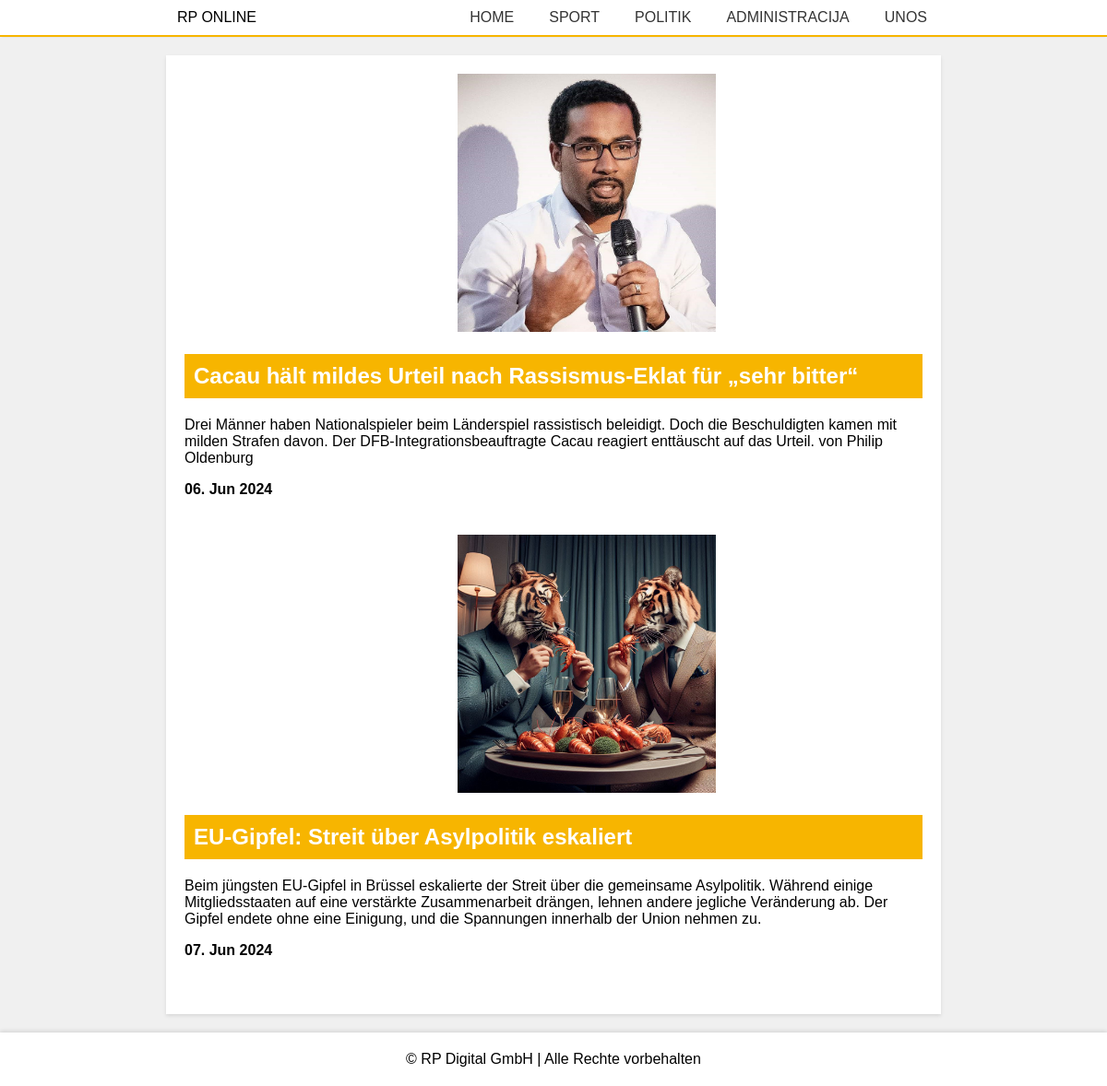
The app's page /politik.php with its own data.
### tables this page shows
CREATE TABLE `news` (
  `id` int(11) NOT NULL,
  `title` varchar(255) NOT NULL,
  `summary` text NOT NULL,
  `content` text NOT NULL,
  `category` varchar(50) NOT NULL,
  `image_path` varchar(255) NOT NULL,
  `display` tinyint(1) NOT NULL,
  `created_at` timestamp NOT NULL DEFAULT current_timestamp()
);

### politik.php (the view, shortened to what this page needs)
<?php
$servername = "localhost";
$username = "root";
$password = "";
$dbname = "news_baza";
$conn = new mysqli($servername, $username, $password, $dbname);
$sql = "SELECT * FROM news WHERE display=0 AND category='Politik'";
$result = $conn->query($sql);
?>
<!DOCTYPE html>
<html lang="hr">
<head>
    <link rel="stylesheet" href="styles.css">
</head>
<body>
    <div class="nav">
        <div class="naslov">RP ONLINE</div>
        <div class="linkovi">
            <a href="index.php">Home</a>
            <a href="sport.php">Sport</a>
            <a href="politik.php">Politik</a>
            <a href="administrator.php">Administracija</a>
            <a href="unos.html">Unos</a>
        </div>
    </div>
    <div class="main">
        <div class="content">
            <?php
            if ($result->num_rows > 0) {
                while($row = $result->fetch_assoc()) {
                    echo "<div class='section'>";
                    if (!empty($row["image_path"])) {
                        echo "<img src='" . $row["image_path"] . "' alt='" . $row["title"] . "' />";
                    }
                    echo "<h2>" . $row["title"] . "</h2>";
                    echo "<p>" . $row["summary"] . "</p>";
                    echo "<p><strong>" . date("d. M Y", strtotime($row['created_at'])) . "</strong></p>";
                    echo "</div>";
                }
            } else {
                echo "<p>Nema vijesti za prikaz.</p>";
            }
            ?>
        </div>
    </div>
    <div class="footer">
        © RP Digital GmbH | Alle Rechte vorbehalten
    </div>
</body>
</html>

### styles.css (style rules this page uses)
body { font-family: Arial, sans-serif; margin: 0; padding: 0; background-color: #f0f0f0; }
.nav { display: flex; justify-content: space-between; background-color: white; padding: 10px 0; border-bottom: 2px solid #f7b500; box-shadow: 0 1px 2px -2px gray; text-transform: uppercase; }
.nav .naslov { margin-left: 16%; }
.nav .linkovi { margin-right: 15%; display: flex; justify-content: space-evenly; gap: 8px; align-items: center; }
.nav a { margin: 0 15px; text-decoration: none; color: #333; }
.main { display: flex; justify-content: center; margin-top: 20px; }
.content { width: 80%; max-width: 800px; background-color: #fff; padding: 20px; box-shadow: 0 2px 4px rgba(0, 0, 0, 0.1); }
.section { margin-bottom: 40px; }
.section h2 { background-color: #f7b500; padding: 10px; color: #fff; }
.footer { text-align: center; padding: 20px; background-color: #ffffff; box-shadow: 0 -2px 4px rgba(0, 0, 0, 0.1); margin-top: 20px; }
img { max-width: 35%; margin-left: 37%; }

### records on screen
news: image_path (picture), title "Cacau hält mildes Urteil nach Rassismus-Eklat für „sehr bitter“", summary "Drei Männer haben Nationalspieler beim Länderspiel rassistisch beleidigt. Doch die Beschuldigten kamen mit milden Strafen davon. Der DFB-Integrationsbeauftragte Cacau reagiert enttäuscht auf das Urteil. von Philip Oldenburg", created_at "06. Jun 2024"
news: image_path (picture), title "EU-Gipfel: Streit über Asylpolitik eskaliert", summary "Beim jüngsten EU-Gipfel in Brüssel eskalierte der Streit über die gemeinsame Asylpolitik. Während einige Mitgliedsstaaten auf eine verstärkte Zusammenarbeit drängen, lehnen andere jegliche Veränderung ab. Der Gipfel endete ohne eine Einigung, und die Spannungen innerhalb der Union nehmen zu.", created_at "07. Jun 2024"
